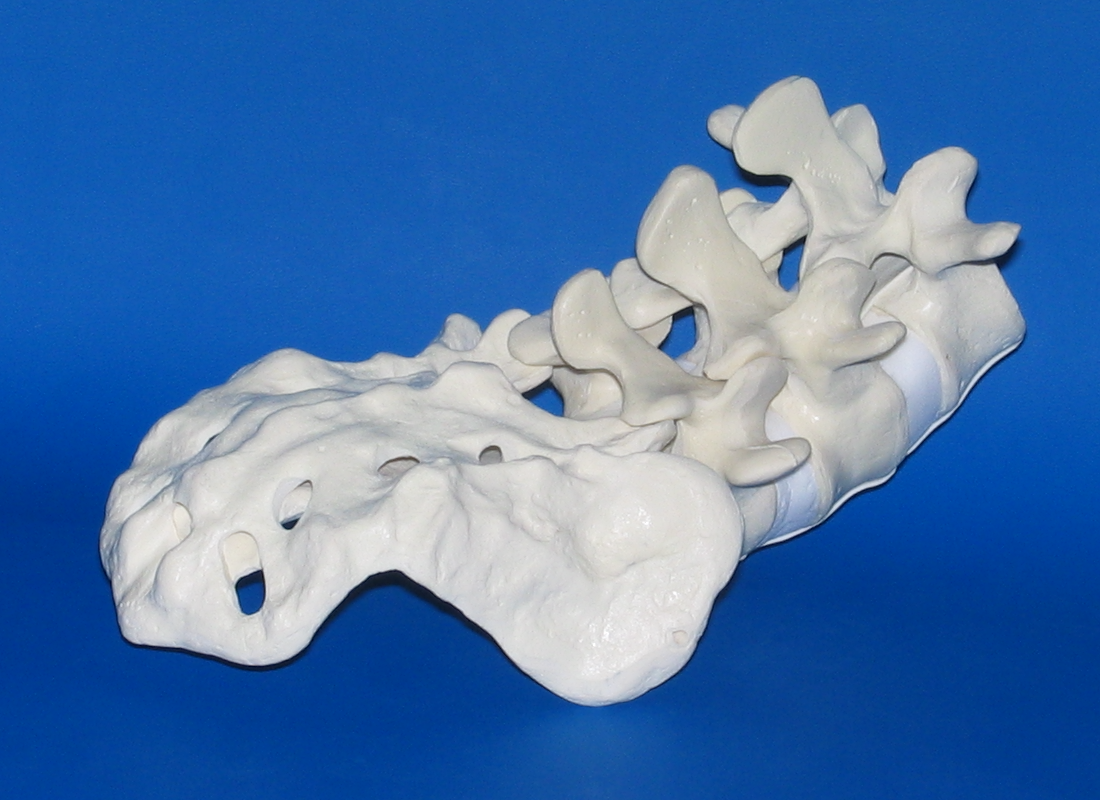
%> input picture up.bmp, 1100 x 800 px
$ octave FindDepthEdges.m   (GNU Octave 9; MATLAB toolbox functions it lacks are replaced by stand-ins)
%> lines starting %> are read from the running program, lines starting %| are printed output that depends on the picture; in (x1, y1, x2, y2) boxes, pixels count from 0 and x2, y2 are one past the last pixel; in counts of white or black regions, pixels touching at a corner belong together; the program's own positions count from 1
### hysteresis_thresholding.m

% Perform 2-level canny-like hysteresis

function [ good_contours ] = hysteresis_thresholding( confidence, low_thresh, hi_thresh )


low_contours = confidence>low_thresh;
high_contours = confidence>hi_thresh;

segments = bwlabel( low_contours, 8 );
high_segments = bwlabel( high_contours,8 );
good_segments = unique( segments( find( high_contours) ));
good_contours = ismember( segments, good_segments );

### FindDepthEdges.m
img1 = imread('up.bmp');img2 = imread( 'right.bmp' );img3 = imread( 'down.bmp' );img4 = imread( 'left.bmp' );
%> further down, img1 is the input picture: size 800x1100x3 uint8; mean R, G, B 72.2, 117.1, 173.7
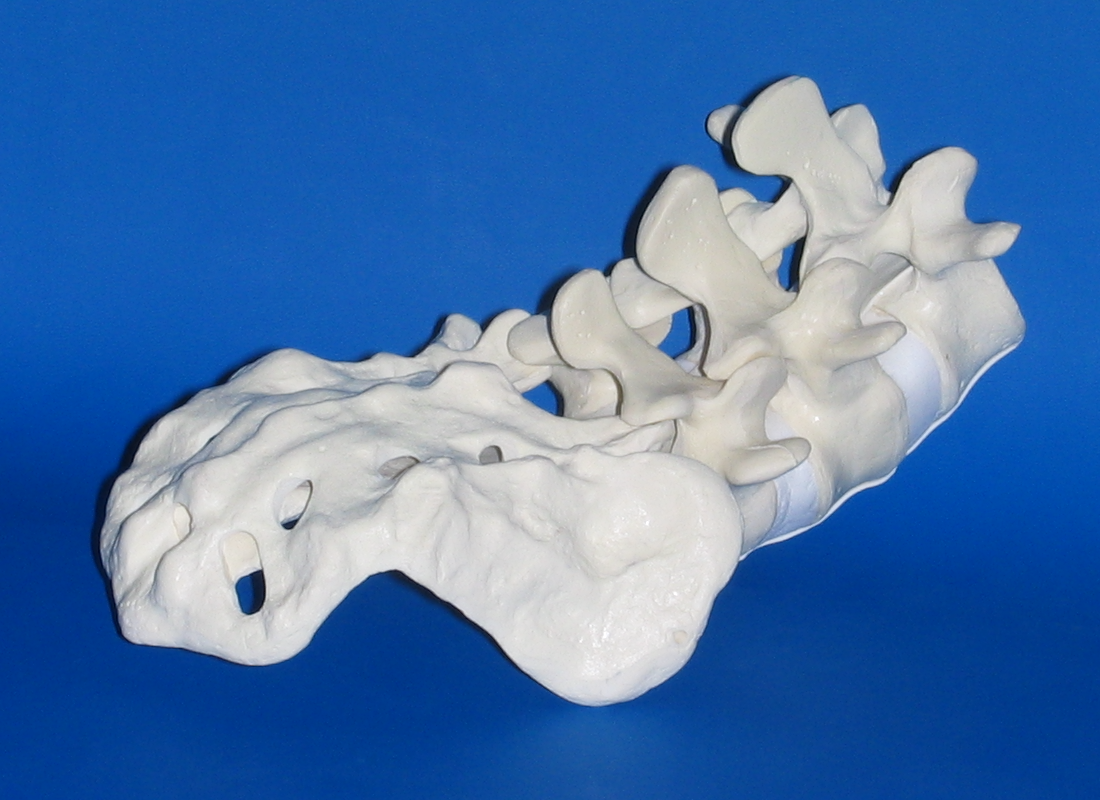
%> input picture right.bmp, 1100 x 800 px
%> further down, img2 is the input picture: size 800x1100x3 uint8; mean R, G, B 73, 117.5, 174.2
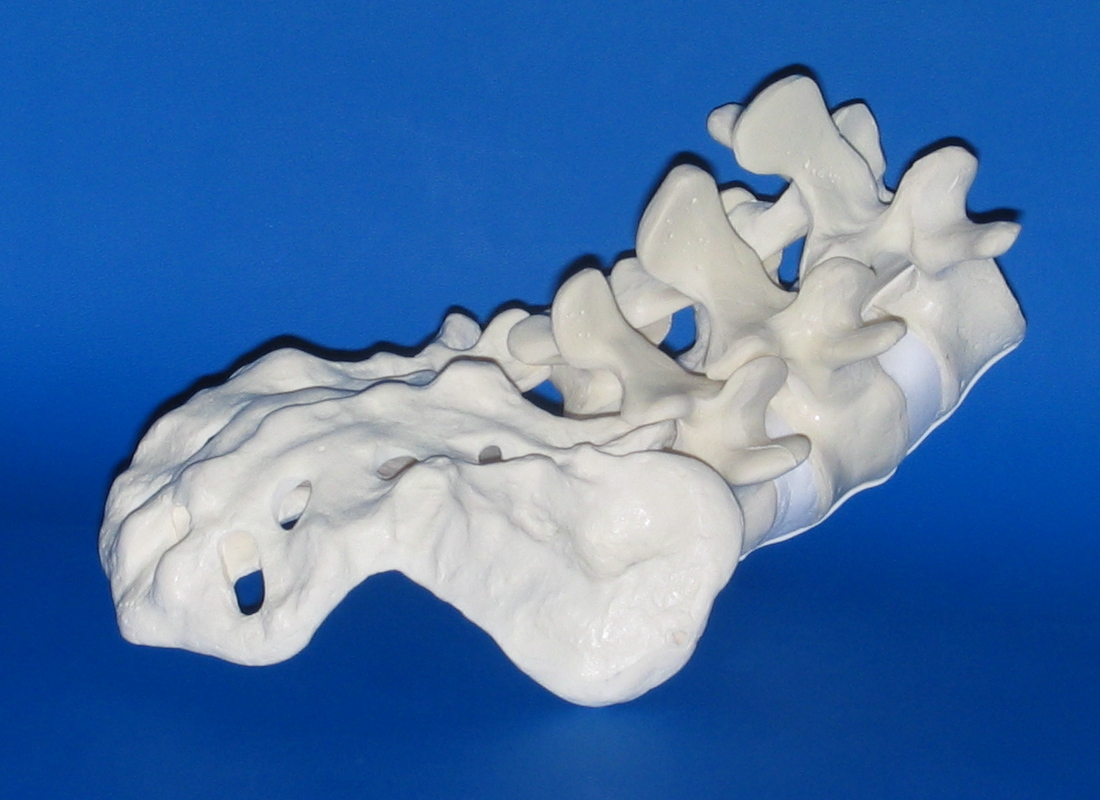
%> input picture down.bmp, 1100 x 800 px
%> further down, img3 is the input picture: size 800x1100x3 uint8; mean R, G, B 72.2, 114.9, 169.9
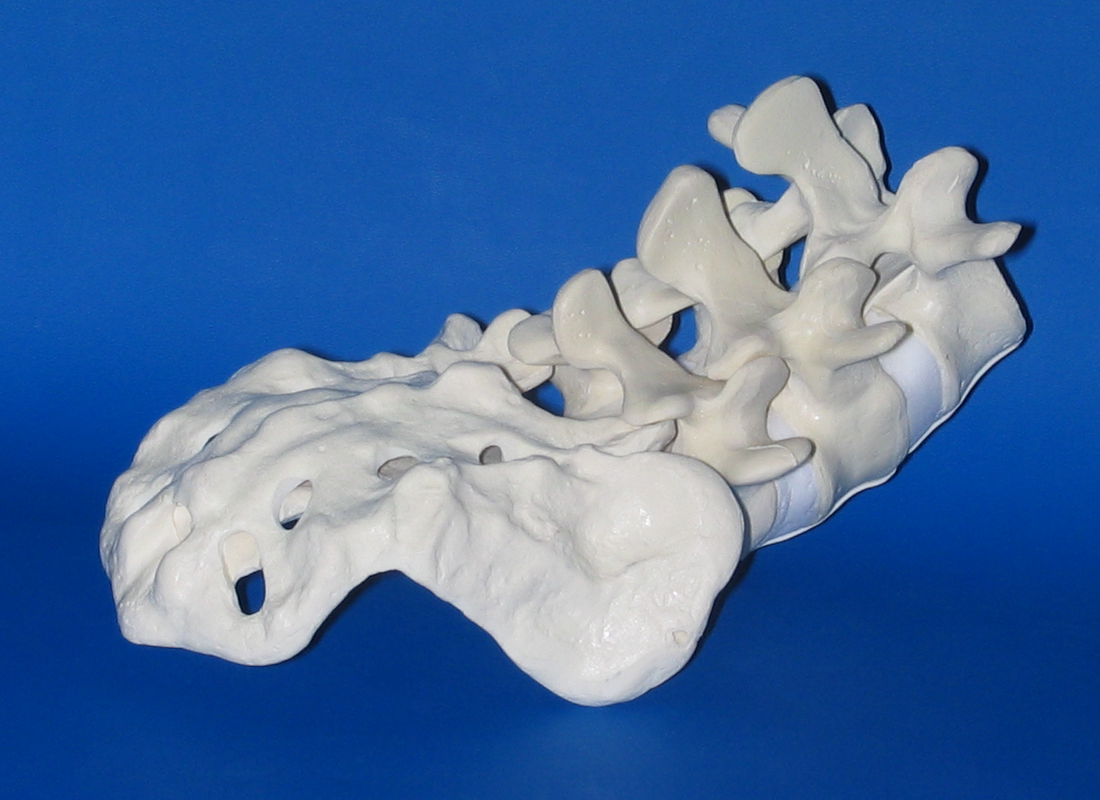
%> input picture left.bmp, 1100 x 800 px
%> further down, img4 is the input picture: size 800x1100x3 uint8; mean R, G, B 69.2, 109.2, 163.2

% make gray scale images
gimg1 = mean( img1, 3 ); mean1 = mean(gimg1(:));
%> after `mean1 = mean(gimg1(:))`: mean1 = 121
gimg2 = mean( img2, 3 ); mean2 = mean(gimg2(:));
%> after `mean2 = mean(gimg2(:))`: mean2 = 121.6
gimg3 = mean( img3, 3 ); mean3 = mean(gimg3(:));
%> after `gimg3 = mean( img3, 3 )`:
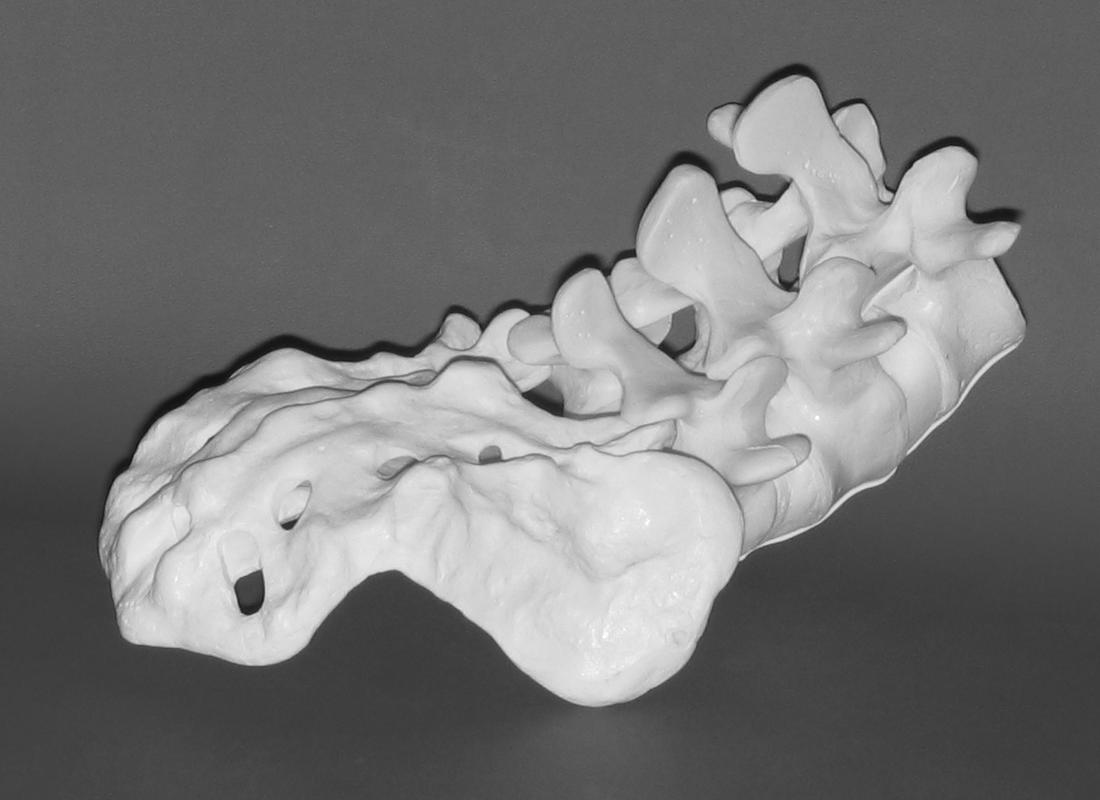
%> gimg3: size 800x1100 double; min 12.33, max 254.7, mean 119
%> after `mean3 = mean(gimg3(:))`: mean3 = 119
gimg4 = mean( img4, 3 ); mean4 = mean(gimg4(:));
%> after `mean4 = mean(gimg4(:))`: mean4 = 113.9

all_mean = mean( [mean1; mean2; mean3; mean4] );
%> all_mean = 118.9

% normalize intensities
gimg1 = gimg1 *all_mean/mean1;
gimg2 = gimg2 *all_mean/mean2;
gimg3 = gimg3 *all_mean/mean3;
gimg4 = gimg4 *all_mean/mean4;

%%%%%%%%%%%%%%%%%%%%%%%%%%%%%%%%%%%%%%%%%%%%%%%%%%%%%%%%%%%
%========== Start of Depth Edge Detection Algorithm
%%%%%%%%%%%%%%%%%%%%%%%%%%%%%%%%%%%%%%%%%%%%%%%%%%%%%%%%%%%

% max color and gray images
maxrgbimg = max( max(img1, img2), max(img3, img4) );
maximg = max( max( gimg1, gimg2 ), max( gimg3, gimg4 ) );

% compute ratio images
r1 = (gimg1+5) ./ (maximg+5);
r2 = (gimg2+5) ./ (maximg+5);
r3 = (gimg3+5) ./ (maximg+5);
r4 = (gimg4+5) ./ (maximg+5);


% compute confidence map
v = fspecial( 'sobel' );
h = v';
d2 = imfilter( r2, h );
d4 = imfilter( r4, h );
d1 = imfilter( r1, v );
d3 = imfilter( r3, v );
silhouette1  = d1 .* (d1>0);      %Keep only negative transition in left image
silhouette2 = abs( d2 .* (d2<0) );%Keep only negative transition in left image
silhouette3 = abs( d3 .* (d3<0) );
silhouette4  = d4 .* (d4>0);

confidence = max(max(silhouette1,  silhouette2), max(silhouette3,  silhouette4));
imwrite( confidence, 'confidence.bmp');

%%%%%%%%%%%%%%%%%%%%%%%%%%%%%%%%%%%%%%%%%%%%%%%%%%%%%%%%%%%
%========== End of Depth Edge Detection Algorithm
%%%%%%%%%%%%%%%%%%%%%%%%%%%%%%%%%%%%%%%%%%%%%%%%%%%%%%%%%%%


% threshold confidence map to get in Canny style edges of depth map
low_thresh = 0.5;
hi_thresh = 1.0;
edges1 = hysteresis_thresholding( silhouette1, low_thresh, hi_thresh );
%> in hysteresis_thresholding, `low_contours = confidence>low_thresh;`: low_contours: size 800x1100 logical; 0.68% white in thin lines or dots, all inside (x1, y1, x2, y2) = (0, 132, 1100, 800)
%> in hysteresis_thresholding, `high_contours = confidence>hi_thresh;`: high_contours: size 800x1100 logical; 0.41% white in thin lines or dots, all inside (x1, y1, x2, y2) = (0, 134, 1100, 800)
%> in hysteresis_thresholding, `segments = bwlabel( low_contours, 8 );`: segments: size 800x1100 double; 97 distinct labels, from 0 to 96
%> in hysteresis_thresholding, `high_segments = bwlabel( high_contours,8 );`: high_segments: size 800x1100 double; 83 distinct labels, from 0 to 82
%> in hysteresis_thresholding, `good_segments = unique( segments( find( high_contours) ));`: good_segments = 34 values from 1 to 92
edges2 = hysteresis_thresholding( silhouette2, low_thresh, hi_thresh );
%> in hysteresis_thresholding (call 2), `low_contours = confidence>low_thresh;`: low_contours: size 800x1100 logical; 0.65% white in thin lines or dots
%> in hysteresis_thresholding (call 2), `high_contours = confidence>hi_thresh;`: high_contours: size 800x1100 logical; 0.37% white in thin lines or dots, all inside (x1, y1, x2, y2) = (0, 0, 925, 800)
%> in hysteresis_thresholding (call 2), `segments = bwlabel( low_contours, 8 );`: segments: size 800x1100 double; 136 distinct labels, from 0 to 135
%> in hysteresis_thresholding (call 2), `high_segments = bwlabel( high_contours,8 );`: high_segments: size 800x1100 double; 78 distinct labels, from 0 to 77
%> in hysteresis_thresholding (call 2), `good_contours = ismember( segments, good_segments );`: good_contours: size 800x1100 logical; 0.61% white in thin lines or dots, all inside (x1, y1, x2, y2) = (0, 0, 933, 800)
edges3 = hysteresis_thresholding( silhouette3, low_thresh, hi_thresh );
%> in hysteresis_thresholding (call 3), `low_contours = confidence>low_thresh;`: low_contours: size 800x1100 logical; 0.89% white in thin lines or dots, all inside (x1, y1, x2, y2) = (0, 0, 1100, 644)
%> in hysteresis_thresholding (call 3), `high_contours = confidence>hi_thresh;`: high_contours: size 800x1100 logical; 0.51% white in thin lines or dots, all inside (x1, y1, x2, y2) = (0, 0, 1100, 616)
%> in hysteresis_thresholding (call 3), `segments = bwlabel( low_contours, 8 );`: segments: size 800x1100 double; 118 distinct labels, from 0 to 117
%> in hysteresis_thresholding (call 3), `high_segments = bwlabel( high_contours,8 );`: high_segments: size 800x1100 double; 125 distinct labels, from 0 to 124
%> in hysteresis_thresholding (call 3), `good_contours = ismember( segments, good_segments );`: good_contours: size 800x1100 logical; 0.85% white in thin lines or dots, all inside (x1, y1, x2, y2) = (0, 0, 1100, 617)
edges4 = hysteresis_thresholding( silhouette4, low_thresh, hi_thresh );
%> call 4 of hysteresis_thresholding, with low_thresh = 0.5, hi_thresh = 1
%> in hysteresis_thresholding (call 4), `low_contours = confidence>low_thresh;`: low_contours: size 800x1100 logical; 0.76% white in thin lines or dots
%> in hysteresis_thresholding (call 4), `high_contours = confidence>hi_thresh;`:
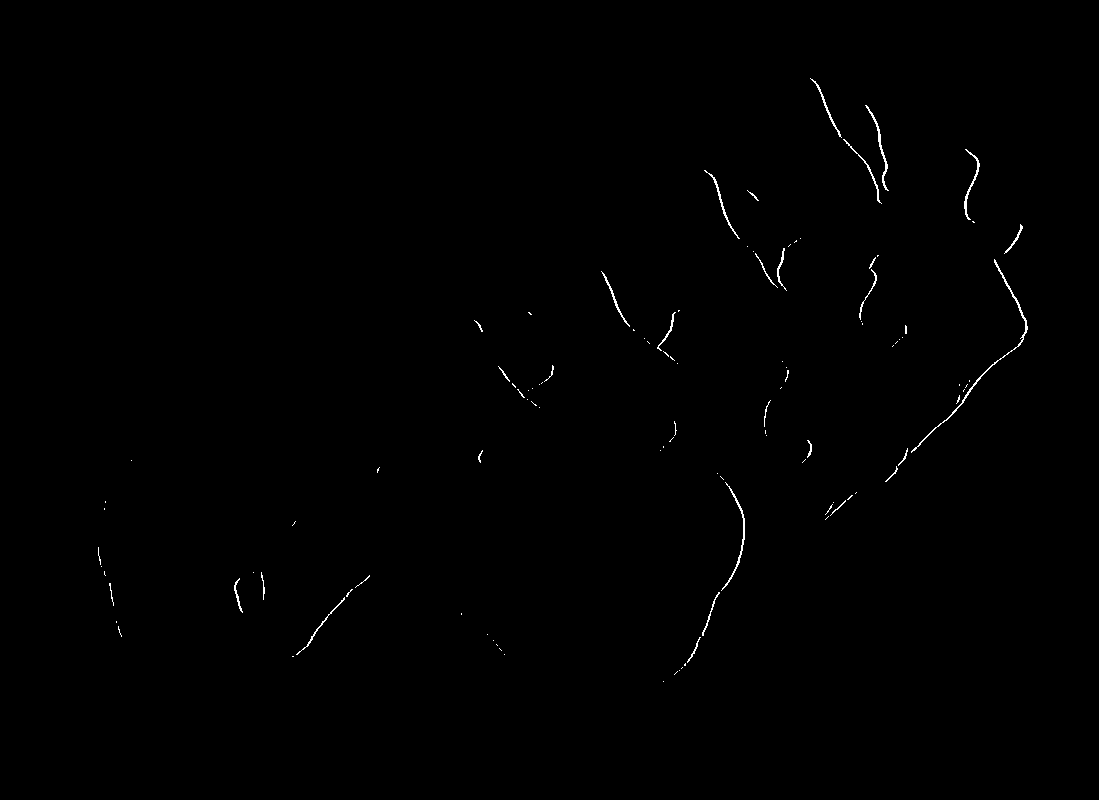
%> high_contours: size 800x1100 logical; 0.44% white in thin lines or dots
%> in hysteresis_thresholding (call 4), `segments = bwlabel( low_contours, 8 );`: segments: size 800x1100 double; 146 distinct labels, from 0 to 145
%> in hysteresis_thresholding (call 4), `high_segments = bwlabel( high_contours,8 );`: high_segments: size 800x1100 double; 111 distinct labels, from 0 to 110
%> in hysteresis_thresholding (call 4), `good_segments = unique( segments( find( high_contours) ));`: good_segments = 43 values from 1 to 145
%> in hysteresis_thresholding (call 4), `good_contours = ismember( segments, good_segments );`: good_contours: size 800x1100 logical; 0.71% white in thin lines or dots

edges = edges1 | edges2 | edges3 | edges4 ;

% save results in BMP files
imwrite( maxrgbimg, 'max.bmp' );
imwrite( edges, 'edges.bmp' );
imwrite( confidence, 'confidence.bmp');

% display results
figure(1)
imshow(maxrgbimg);
figure(2)
imshow(1-confidence);
figure(3);
imshow(edges);
